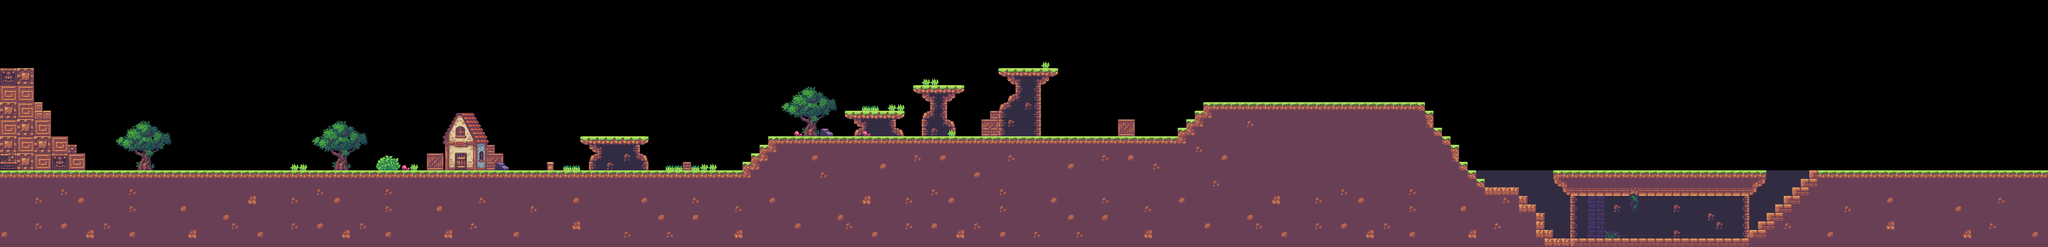

Tiled map render using the project's own tile images. Description and the map definition, with tile-layer contents summarised, below:
An orthogonal 240x29 tile map with 16x16 px tiles, 3 tile layers (Background, Graphic layer, Mid Layer), 3 tilesets and 50 objects.

<map version="1.2" tiledversion="1.2.4" orientation="orthogonal" renderorder="right-down" width="240" height="29" tilewidth="16" tileheight="16" infinite="0" nextlayerid="14" nextobjectid="235">
 <tileset firstgid="1" source="props.tsx" />
 <tileset firstgid="365" source="back.tsx" />
 <tileset firstgid="725" source="tileset.tsx" />
 <layer id="1" name="Background" width="240" height="29">
  <data>[6960 cells, 2604 non-empty, 25 distinct tile ids]</data>
 </layer>
 <layer id="2" name="Graphic layer" width="240" height="29">
  <data>[6960 cells, 322 non-empty, 172 distinct tile ids]</data>
 </layer>
 <layer id="6" name="Mid Layer" width="240" height="29">
  <data>[6960 cells, 158 non-empty, 77 distinct tile ids]</data>
 </layer>
 <objectgroup id="3" name="Ground">
  <object id="112" x="-0.981333" y="320.035" width="1424.11" height="144.026" />
  <object id="113" x="1088.35" y="256.061" width="128" height="16" />
  <object id="114" x="1440.35" y="256.061" width="784" height="16" />
  <object id="115" x="1584.35" y="208.061" width="112" height="16" />
  <object id="120" x="1392.35" y="304.061" width="32" height="16" />
  <object id="121" x="1408.35" y="288.061" width="32" height="16" />
  <object id="122" x="1424.35" y="272.061" width="32" height="16" />
  <object id="123" x="0.666667" y="0" width="3839.33" height="16" />
  <object id="141" x="430" y="-105" width="3" height="3" />
  <object id="142" x="1712" y="160" width="96.1818" height="16" />
  <object id="144" x="1872" y="128" width="112" height="16" />
  <object id="147" x="2208" y="240" width="32" height="16" />
  <object id="148" x="2224" y="224" width="32" height="16" />
  <object id="149" x="2240" y="208" width="32" height="16" />
  <object id="150" x="2256" y="192" width="415.909" height="16" />
  <object id="151" x="2671.91" y="207.982" width="16" height="32.0607" />
  <object id="152" x="2672" y="240" width="32" height="16" />
  <object id="153" x="2688" y="256" width="32" height="16" />
  <object id="154" x="2704" y="272" width="32" height="32" />
  <object id="155" x="2720" y="304" width="32" height="16" />
  <object id="156" x="2736" y="320" width="32" height="16" />
  <object id="157" x="2752" y="336" width="32" height="16" />
  <object id="158" x="2784" y="352" width="63.3333" height="16" />
  <object id="159" x="2848" y="368" width="16" height="32" />
  <object id="160" x="2848" y="384" width="31.3333" height="16" />
  <object id="161" x="2880" y="400" width="16" height="48" />
  <object id="162" x="2896" y="432" width="16" height="32" />
  <object id="167" x="2895.75" y="448" width="384.25" height="16" />
  <object id="168" x="2911.94" y="320" width="400" height="16" />
  <object id="169" x="0" y="112" width="64" height="208" />
  <object id="170" x="64" y="192" width="16" height="16" />
  <object id="172" x="64" y="208" width="32" height="112" />
  <object id="173" x="96" y="256" width="32" height="64" />
  <object id="174" x="128" y="272" width="16" height="16" />
  <object id="175" x="128" y="288" width="32" height="32" />
  <object id="178" x="3280" y="432" width="32" height="16" />
  <object id="179" x="3296" y="416" width="32" height="16" />
  <object id="180" x="3312" y="400" width="32" height="16" />
  <object id="181" x="3328" y="384" width="32" height="16" />
  <object id="182" x="3344" y="368" width="32" height="16" />
  <object id="183" x="3360" y="352" width="32" height="16" />
  <object id="184" x="3376" y="336" width="32" height="16" />
  <object id="186" x="2943.45" y="352" width="336.545" height="16" />
  <object id="190" x="3392" y="320" width="448" height="16" />
  <object id="191" x="3866.67" y="277.333" height="0.666667" />
  <object id="192" x="3824" y="16" width="16" height="304" />
  <object id="193" x="2913.45" y="336.364" width="30.3636" height="9.81818" />
  <object id="194" x="2920.55" y="344.727" width="23.2727" height="6.72727" />
  <object id="197" x="2929.54" y="352.273" width="14" height="9.81818" />
  <object id="198" x="2935.73" y="360.636" width="7.81815" height="6.72727" />
 </objectgroup>
 <objectgroup id="5" name="Pipes" />
 <objectgroup id="4" name="Coins" />
</map>
